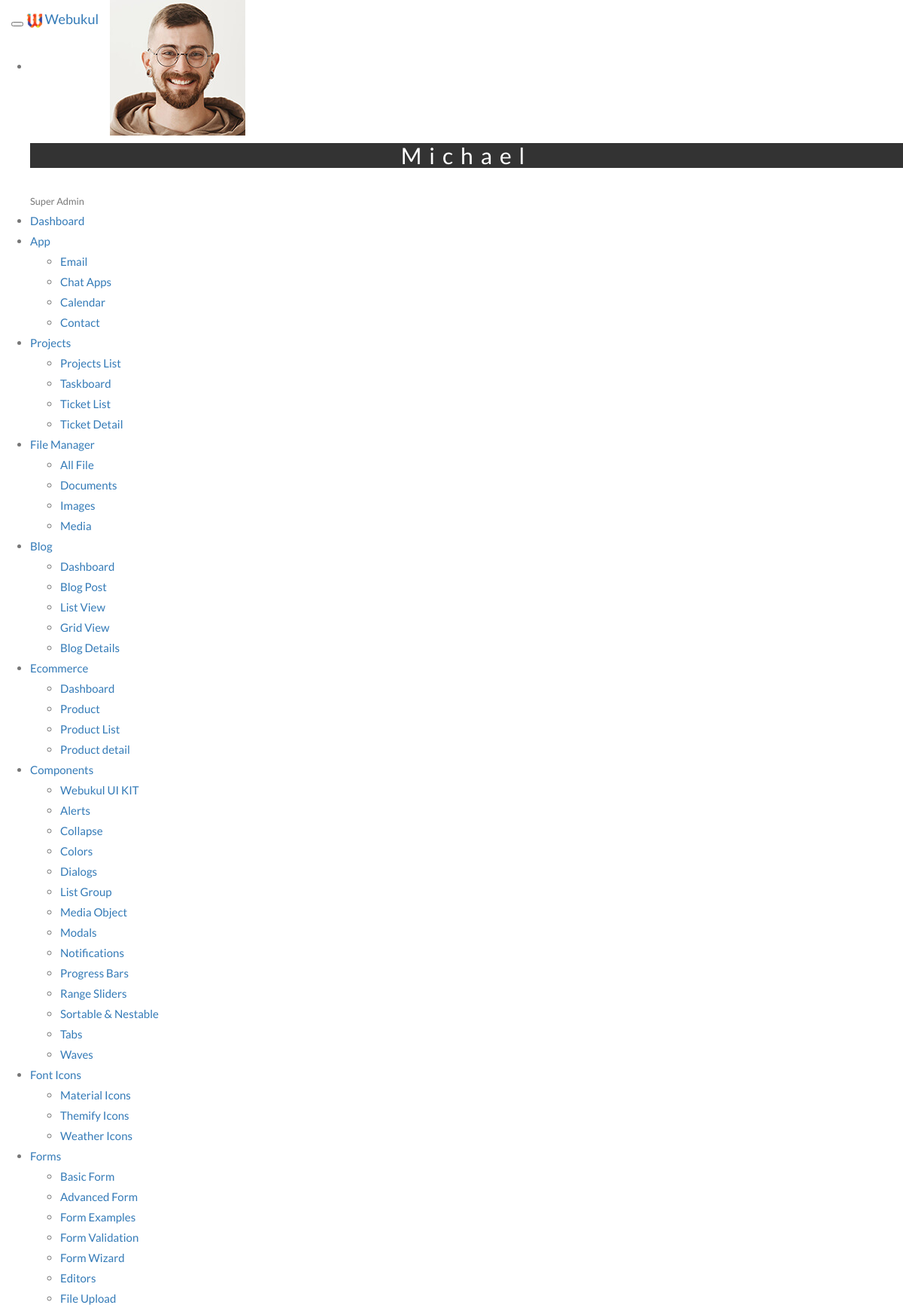
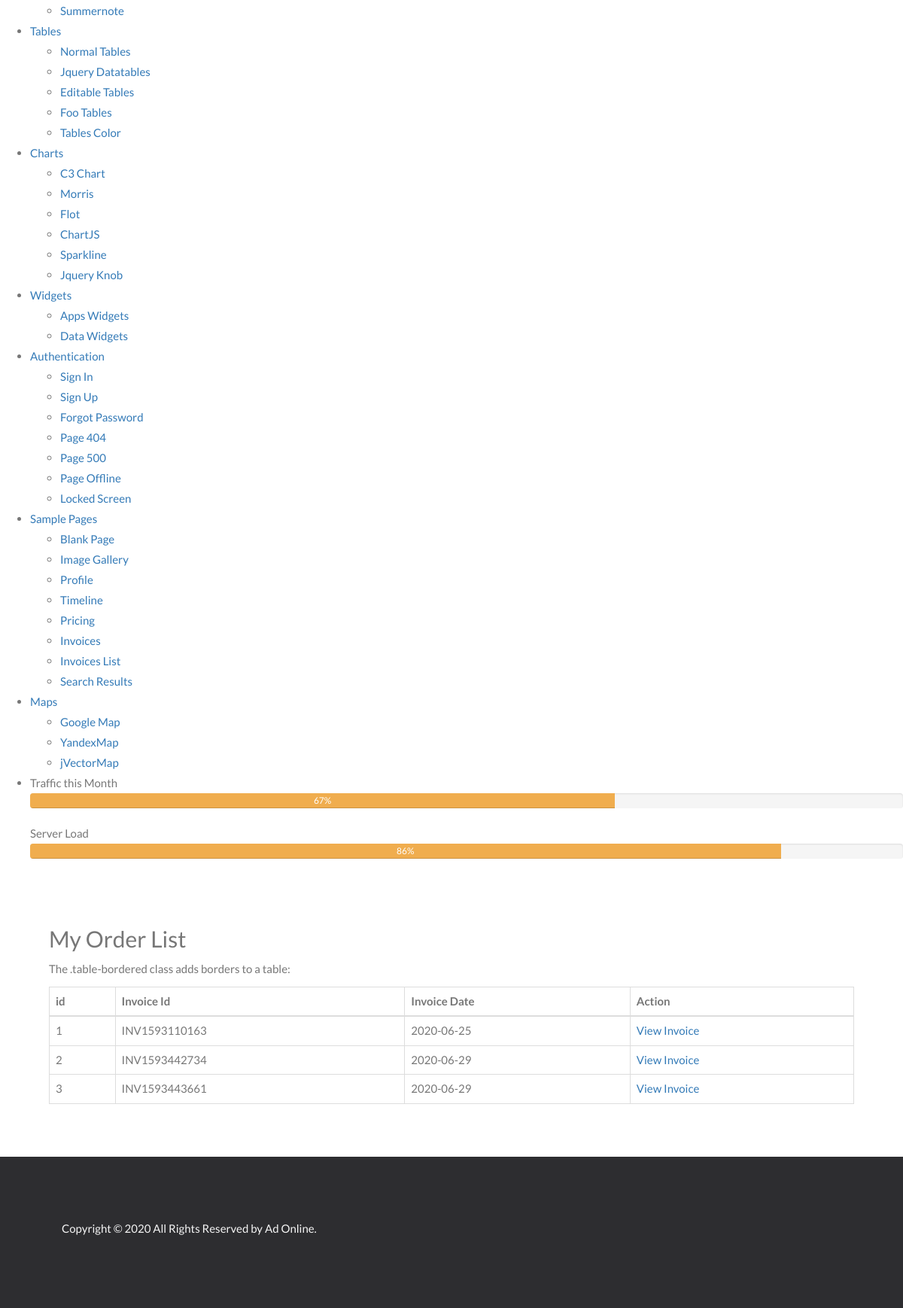
The page /oldpages/myorder.php (signed in) on the database its author committed (2 pictures, top to bottom).
### tables this page shows
CREATE TABLE IF NOT EXISTS `ads_order_list` (
  `id` int(11) NOT NULL AUTO_INCREMENT,
  `invoice_id` varchar(255) DEFAULT NULL,
  `user_id` int(11) DEFAULT NULL,
  `order_json` text,
  `payment_mode` varchar(255) DEFAULT NULL,
  `cartamount` varchar(100) DEFAULT NULL,
  `payment_amount` varchar(100) DEFAULT NULL,
  `invoice_date` varchar(100) DEFAULT NULL,
  `status` enum('A','I') DEFAULT NULL,
  `created_at` datetime DEFAULT NULL,
  `updated_at` timestamp NOT NULL DEFAULT CURRENT_TIMESTAMP,
  PRIMARY KEY (`id`)
);

### classes/class.products.php (called while the page is built, shortened)
<?php
class Products {
    public $db;
    public function __construct() {
        $this->db = new mysqli(DB_SERVER, DB_USERNAME, DB_PASSWORD, DB_DATABASE);
    }
    function getMyorderlist($member_id)
    {
        $query = "SELECT * FROM ads_order_list WHERE user_id=$member_id";
        $result = mysqli_query($this->db, $query);
        $productResult = array();
        if ($result->num_rows > 0) {
            while ($row = mysqli_fetch_assoc($result)) {
                $productResult[] = $row;
            }
        }
        return $productResult;
    }
}
?>

### oldpages/myorder.php (the view, shortened to what this page needs)
<?php
    include_once 'classes/class.products.php';
    $shoppingCart = new Products();
    ?>
    <?php
    $member_id = isset($_SESSION["id"])?$_SESSION["id"]:0;
$getOrderListArray = $shoppingCart->getMyorderlist($member_id);
    ?>
    <!DOCTYPE html>
    <html lang="en">
    <head>
    <link rel="stylesheet" href="https://maxcdn.bootstrapcdn.com/bootstrap/3.4.1/css/bootstrap.min.css">
        <link rel="stylesheet" href="style.css">
    </head>
        <body>
            <?php
            include('includes/header.php');
            ?>
    <div class="container">
    <h2>My Order List</h2>
  <p>The .table-bordered class adds borders to a table:</p>
  <table class="table table-bordered">
    <thead>
      <tr>
        <th>id</th>
        <th>Invoice Id</th>
        <th>Invoice Date</th>
        <th>Action</th>
      </tr>
    </thead>
    <tbody>
    <?php
    foreach($getOrderListArray As $key=>$value){
    ?>
      <tr>
        <td><?php echo ++$key;?></td>
        <td><?php echo $value['invoice_id'];?></td>
        <td><?php echo $value['invoice_date'];?></td>
        <td><a href="viewinvoice.php?id=<?php echo $value['id'];?>">View Invoice</a> </td>
      </tr>
    <?php } ?>
    </tbody>
  </table>
</div>
            <?php
            include('includes/footer.php');
            ?>
    </body>
    </html>

### oldpages/myorder.php (style rules this page uses)
body { font: 400 15px/1.8 Lato, sans-serif; color: #777; }
.container { padding: 50px 50px; }

### rows shown on the page
ads_order_list: invoice "INV1593110163", invoice_date "2020-06-25"
ads_order_list: invoice "INV1593442734", invoice_date "2020-06-29"
ads_order_list: invoice "INV1593443661", invoice_date "2020-06-29"
